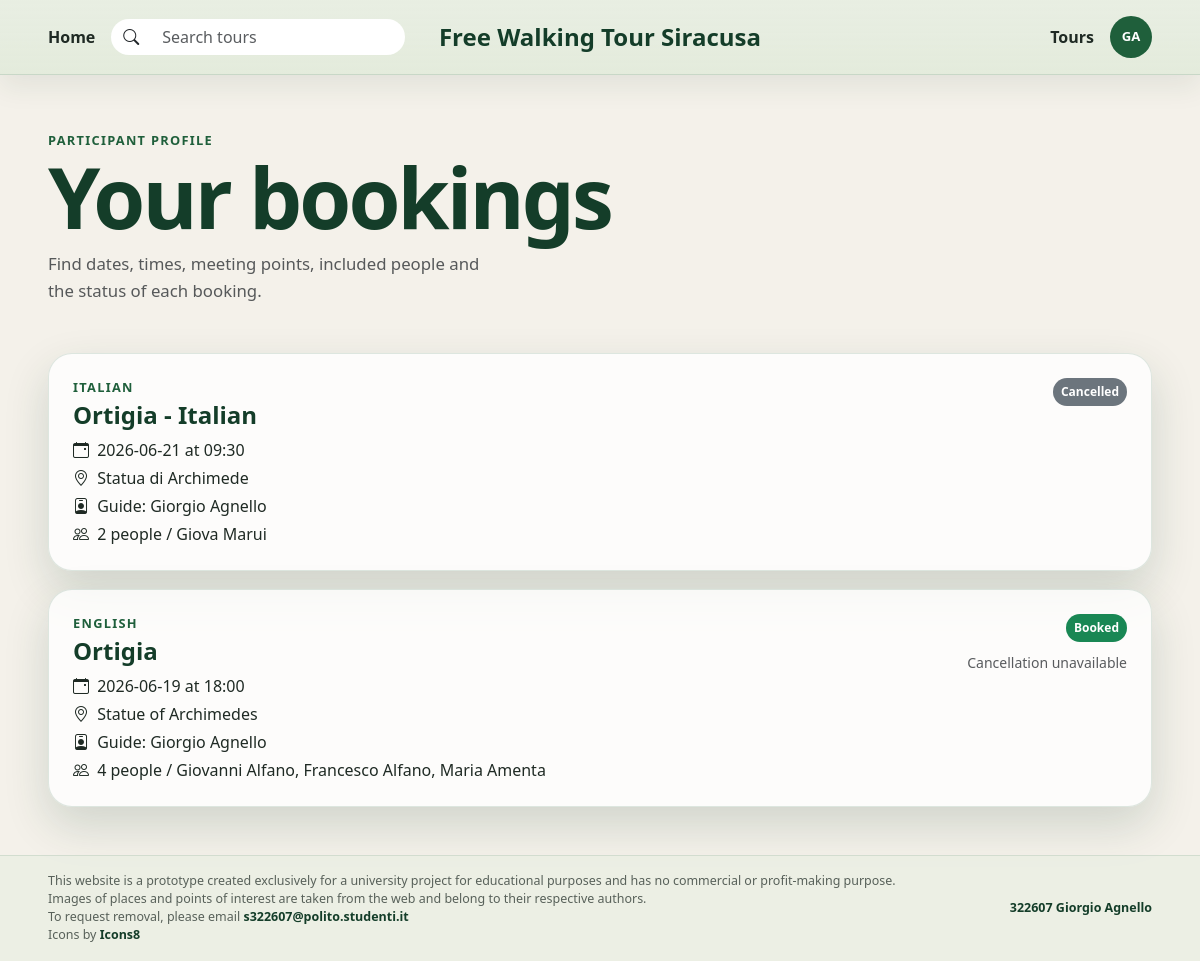
Screenshot of /participant/profile (signed in) with the database file from the repository.
### tables this page shows
CREATE TABLE users (
    id INTEGER PRIMARY KEY AUTOINCREMENT,
    first_name TEXT NOT NULL,
    last_name TEXT NOT NULL,
    email TEXT NOT NULL,
    password TEXT NOT NULL,
    role TEXT NOT NULL CHECK (role IN ('guide', 'participant')),
    languages TEXT,
    created_at TEXT NOT NULL DEFAULT CURRENT_TIMESTAMP,
    UNIQUE (email, role)
);

CREATE TABLE tours (
    id INTEGER PRIMARY KEY AUTOINCREMENT,
    guide_id INTEGER NOT NULL,
    title TEXT NOT NULL,
    theme TEXT NOT NULL,
    meeting_point TEXT NOT NULL,
    duration_mins INTEGER NOT NULL CHECK (duration_mins > 0),
    language TEXT NOT NULL,
    max_participants INTEGER NOT NULL CHECK (max_participants > 0),
    description TEXT NOT NULL,
    created_at TEXT NOT NULL DEFAULT CURRENT_TIMESTAMP,
    FOREIGN KEY (guide_id) REFERENCES users (id) ON DELETE CASCADE
);

CREATE TABLE reservations (
    id INTEGER PRIMARY KEY AUTOINCREMENT,
    user_id INTEGER NOT NULL,
    tour_id INTEGER NOT NULL,
    tour_date TEXT NOT NULL,
    num_people INTEGER NOT NULL CHECK (num_people BETWEEN 1 AND 4),
    extra_names TEXT,
    status TEXT NOT NULL DEFAULT 'booked' CHECK (status IN ('booked', 'cancelled')),
    created_at TEXT NOT NULL DEFAULT CURRENT_TIMESTAMP,
    cancelled_at TEXT,
    FOREIGN KEY (user_id) REFERENCES users (id) ON DELETE CASCADE,
    FOREIGN KEY (tour_id) REFERENCES tours (id) ON DELETE CASCADE,
    UNIQUE (user_id, tour_id, tour_date)
);

CREATE TABLE tour_schedule (
    id INTEGER PRIMARY KEY AUTOINCREMENT,
    tour_id INTEGER NOT NULL,
    weekday INTEGER NOT NULL CHECK (weekday BETWEEN 0 AND 6),
    start_time TEXT NOT NULL,
    FOREIGN KEY (tour_id) REFERENCES tours (id) ON DELETE CASCADE,
    UNIQUE (tour_id, weekday)
);

### app.py (the view)
@app.route("/participant/profile")
@login_required
def participant_profile():
    denied = require_role("participant")
    if denied:
        return denied
    conn = get_db_connection()
    rows = conn.execute(
        """
        SELECT reservations.*, tours.title, tours.meeting_point, tours.duration_mins,
               tours.language, users.first_name AS guide_first_name,
               users.last_name AS guide_last_name
        FROM reservations
        JOIN tours ON tours.id = reservations.tour_id
        JOIN users ON users.id = tours.guide_id
        WHERE reservations.user_id = ?
        ORDER BY reservations.tour_date DESC, reservations.id DESC
        """,
        (current_user.id,),
    ).fetchall()
    reservations = []
    now = dt.datetime.now()
    for row in rows:
        item = dict(row)
        tour_date = parse_iso_date(row["tour_date"])
        schedule = get_schedule_for_date(conn, row["tour_id"], tour_date)
        item["start_time"] = schedule["start_time"] if schedule else "-"
        item["can_cancel"] = False
        if row["status"] == "booked" and schedule:
            start_dt = tour_datetime(tour_date, schedule["start_time"])
            item["can_cancel"] = start_dt - now >= dt.timedelta(hours=24)
        reservations.append(item)
    conn.close()
    return render_template("participant_profile.html", reservations=reservations)

### app.py (called while the page is built)
@login_manager.user_loader
def load_user(user_id):
    conn = get_db_connection()
    user_row = conn.execute("SELECT * FROM users WHERE id = ?", (user_id,)).fetchone()
    conn.close()
    if user_row:
        return User(
            user_row["id"],
            user_row["email"],
            user_row["role"],
            user_row["first_name"],
            user_row["last_name"],
            user_row["languages"],
        )
    return None

@app.context_processor
def inject_constants():
    return {
        "LANGUAGES": LANGUAGES,
        "WEEKDAYS": WEEKDAYS,
        "WEEKDAY_NAMES": WEEKDAY_NAMES,
        "DURATION_FILTERS": DURATION_FILTERS,
    }

def parse_iso_date(value):
    try:
        return dt.date.fromisoformat(value)
    except (TypeError, ValueError):
        raise ValueError("Invalid date.")

def tour_datetime(tour_date, start_time):
    return dt.datetime.combine(tour_date, dt.time.fromisoformat(start_time))

def require_role(role):
    if not current_user.is_authenticated:
        return redirect(url_for("login", next=request.path))
    if current_user.role != role:
        flash("This account does not have permission to perform this action.", "warning")
        return redirect(url_for("index"))
    return None

def get_schedule_for_date(conn, tour_id, tour_date):
    return conn.execute(
        """
        SELECT * FROM tour_schedule
        WHERE tour_id = ? AND weekday = ?
        """,
        (tour_id, tour_date.weekday()),
    ).fetchone()

### db.py (called while the page is built)
def get_db_connection():
    conn = sqlite3.connect(DATABASE)
    conn.row_factory = sqlite3.Row
    conn.execute("PRAGMA foreign_keys = ON")
    return conn

### templates/participant_profile.html (shortened to what this page needs)
{% extends 'base.html' %}
{% block content %}
<main class="container-fluid px-3 px-lg-5 py-4 py-lg-5">
  <header class="mb-4 mb-lg-5">
    <p class="section-label mb-2">Participant profile</p>
    <h1 class="homepage-title mb-3">Your bookings</h1>
    <p class="homepage-text mb-0 text-muted">
      Find dates, times, meeting points, included people and the status of each booking.
    </p>
  </header>
  <section class="profile-list">
    {% for reservation in reservations %}
      <article class="profile-card">
        <div class="profile-card-main">
          <div>
            <p class="section-label mb-1">{{ reservation.language }}</p>
            <h2 class="h4 fw-bold mb-2">
              <a class="profile-title-link" href="{{ url_for('tour_detail', id=reservation.tour_id) }}">
                {{ reservation.title }}
              </a>
            </h2>
            <p class="mb-1">
              <i class="bi bi-calendar-event me-1"></i>
              {{ reservation.tour_date }} at {{ reservation.start_time }}
            </p>
            <p class="mb-1">
              <i class="bi bi-geo-alt me-1"></i>
              {{ reservation.meeting_point }}
            </p>
            <p class="mb-1">
              <i class="bi bi-person-badge me-1"></i>
              Guide: {{ reservation.guide_first_name }} {{ reservation.guide_last_name }}
            </p>
            <p class="mb-0">
              <i class="bi bi-people me-1"></i>
              {{ reservation.num_people }} people
              {% if reservation.extra_names %}
                / {{ reservation.extra_names }}
              {% endif %}
            </p>
          </div>
          <div class="profile-card-actions">
            {% if reservation.status == 'booked' %}
              <span class="badge text-bg-success rounded-pill p-2">Booked</span>
            {% else %}
              <span class="badge text-bg-secondary rounded-pill p-2">Cancelled</span>
            {% endif %}
            {% if reservation.can_cancel %}
              <form action="{{ url_for('cancel_reservation', reservation_id=reservation.id) }}" method="POST">
                <button class="btn btn-outline-danger rounded-pill px-4" type="submit">Cancel</button>
              </form>
            {% elif reservation.status == 'booked' %}
              <span class="small text-muted">Cancellation unavailable</span>
            {% endif %}
          </div>
        </div>
      </article>
    {% else %}
      <div class="empty-state">
        <h2 class="h5 fw-bold">No bookings</h2>
        <p class="text-muted mb-3">Choose a tour and book an available date.</p>
        <a class="btn btn-dark rounded-pill px-4" href="{{ url_for('tours') }}">Explore tours</a>
      </div>
    {% endfor %}
  </section>
</main>
{% endblock %}

### templates/base.html (shortened to what this page needs)
<!doctype html>
<html lang="en">
  <head>
    <link href="https://cdn.jsdelivr.net/npm/bootstrap@5.3.3/dist/css/bootstrap.min.css" rel="stylesheet">
    <link href="https://cdn.jsdelivr.net/npm/bootstrap-icons@1.11.3/font/bootstrap-icons.css" rel="stylesheet">
    <link href="{{ url_for('static', filename='assets/css/style.css') }}" rel="stylesheet">
  </head>
  <body>
    <header class="site-header sticky-top">
      <nav class="navbar navbar-expand-lg py-3">
        <div class="container-fluid px-3 px-lg-5">
          <div class="navbar-desktop d-none d-lg-grid align-items-center">
            <div class="nav-left d-flex align-items-center gap-3">
              <a class="nav-link" href="{{ url_for('index') }}">Home</a>
              <form class="search-box m-0" role="search" action="{{ url_for('tours') }}" method="get">
                <div class="input-group rounded-pill overflow-hidden">
                  <span class="input-group-text"><i class="bi bi-search"></i></span>
                  <input class="form-control" name="q" type="search" placeholder="Search tours" aria-label="Search tours">
                </div>
              </form>
            </div>
            <a class="site-brand m-0" href="{{ url_for('index') }}">Free Walking Tour Siracusa</a>
            <div class="nav-right d-flex align-items-center justify-content-end gap-3">
              <a class="nav-link" href="{{ url_for('tours') }}">Tours</a>
              {% if current_user.is_authenticated %}
                <div class="dropdown user-dropdown">
                  <button class="user-initials" type="button" data-bs-toggle="dropdown" aria-expanded="false" aria-label="Profile">
                    {{ current_user.first_name[:1] }}{{ current_user.last_name[:1] }}
                  </button>
                </div>
              {% else %}
                <div class="auth-actions d-flex align-items-center gap-2">
                  <a class="btn btn-outline-success rounded-pill px-3" href="{{ url_for('login') }}">Sign in</a>
                  <a class="btn btn-dark rounded-pill px-3" href="{{ url_for('register') }}">Register</a>
                </div>
              {% endif %}
            </div>
          </div>
        </div>
      </nav>
    </header>
    {% block content %}{% endblock %}
    <footer class="site-footer">
      <div class="container-fluid px-3 px-lg-5 py-3">
        <div class="footer-content">
          <div class="footer-disclaimer">
            <p class="mb-0">This website is a prototype created exclusively for a university project for educational purposes and has no commercial or profit-making purpose.</p>
            <p class="mb-0">Images of places and points of interest are taken from the web and belong to their respective authors.</p>
            <p class="mb-0">To request removal, please email <a href="mailto:s322607@polito.studenti.it" target="_blank" rel="noopener noreferrer">s322607@polito.studenti.it</a></p>
            <p class="mb-0">Icons by <a href="https://icons8.com/" target="_blank" rel="noopener noreferrer">Icons8</a></p>
          </div>
          <p class="footer-owner mb-0"><a href="https://www.linkedin.com/in/giorgioagnello/" target="_blank" rel="noopener noreferrer">322607 Giorgio Agnello</a></p>
        </div>
      </div>
    </footer>
  </body>
</html>

### static/assets/css/style.css (style rules this page uses)
:root { --brand-green: #1f5f3b; --brand-green-dark: #143d29; --page-bg: #f4f1ea; --surface: #ffffff; --text-main: #1f2a24; --soft-shadow: 0 18px 45px rgba(20, 61, 41, 0.16); }
body { display: flex; flex-direction: column; min-height: 100vh; background-color: var(--page-bg); color: var(--text-main); font-family: system-ui, -apple-system, BlinkMacSystemFont, "Segoe UI", sans-serif; }
a { text-decoration: none; }
.site-header .navbar { background: linear-gradient(180deg, rgba(232, 238, 226, 0.98), rgba(226, 234, 219, 0.94)); backdrop-filter: blur(18px); border-bottom: 1px solid rgba(31, 95, 59, 0.16); box-shadow: 0 12px 28px rgba(20, 61, 41, 0.08); }
.site-brand { color: var(--brand-green-dark); font-size: clamp(1.1rem, 2vw, 1.55rem); font-weight: 850; letter-spacing: 0; text-align: center; line-height: 1.1; }
.nav-link { color: var(--text-main); font-weight: 600; }
.search-box { max-width: 320px; width: 100%; }
.search-box .form-control, .search-box .input-group-text { border: 0; background-color: var(--surface); }
.user-initials { width: 42px; height: 42px; display: inline-grid; place-items: center; border: 1px solid rgba(31, 95, 59, 0.18); border-radius: 50%; color: var(--surface); background: var(--brand-green); font-size: 0.82rem; font-weight: 850; letter-spacing: 0; }
.navbar-desktop { width: 100%; display: grid; grid-template-columns: minmax(320px, 1fr) auto minmax(320px, 1fr); align-items: center; column-gap: 24px; }
.nav-left { justify-self: start; }
.nav-right { justify-self: end; }
.section-label { color: var(--brand-green); font-size: 0.8rem; font-weight: 800; letter-spacing: 0.08rem; text-transform: uppercase; }
.homepage-title { max-width: 760px; font-size: clamp(2.6rem, 7vw, 5.8rem); font-weight: 850; line-height: 0.92; letter-spacing: -0.18rem; color: var(--brand-green-dark); }
.homepage-text { max-width: 460px; color: #6f7c73; font-size: 1.05rem; line-height: 1.6; }
.profile-list { display: grid; gap: 18px; }
.profile-card { padding: 24px; border: 1px solid rgba(31, 95, 59, 0.14); border-radius: 24px; background: rgba(255, 255, 255, 0.78); box-shadow: var(--soft-shadow); }
.profile-card-main { display: flex; justify-content: space-between; gap: 24px; }
.profile-card-actions { display: flex; flex-direction: column; align-items: flex-end; gap: 10px; }
.profile-title-link { color: var(--brand-green-dark); }
.site-footer { margin-top: auto; color: rgba(31, 42, 36, 0.72); border-top: 1px solid rgba(31, 95, 59, 0.12); background: rgba(232, 238, 226, 0.64); font-size: 0.78rem; }
.site-footer a { color: var(--brand-green-dark); font-weight: 700; }
.footer-content { display: flex; align-items: flex-start; justify-content: space-between; gap: 24px; }
.footer-disclaimer { max-width: 920px; line-height: 1.45; }
.footer-owner { align-self: center; flex-shrink: 0; color: var(--brand-green-dark); font-weight: 700; text-align: right; }

### rows the page displays
users: first_name "G", last_name "A"
tours: language "ITALIAN", title "Ortigia - Italian", meeting_point "Statua di Archimede"
reservations: tour_date "2026-06-21", extra_names "Giova Marui"
tour_schedule: start_time "09:30"
users: guide_first_name "Giorgio" "Giorgio", guide_last_name "Agnello" "Agnello"
tours: language "ENGLISH", title "Ortigia", meeting_point "Statue of Archimedes"
reservations: tour_date "2026-06-19", extra_names "Giovanni Alfano, Francesco Alfano, Maria Amenta"
tour_schedule: start_time "18:00"

### other values shown
{{ reservation.num_people }} "2" "4"
